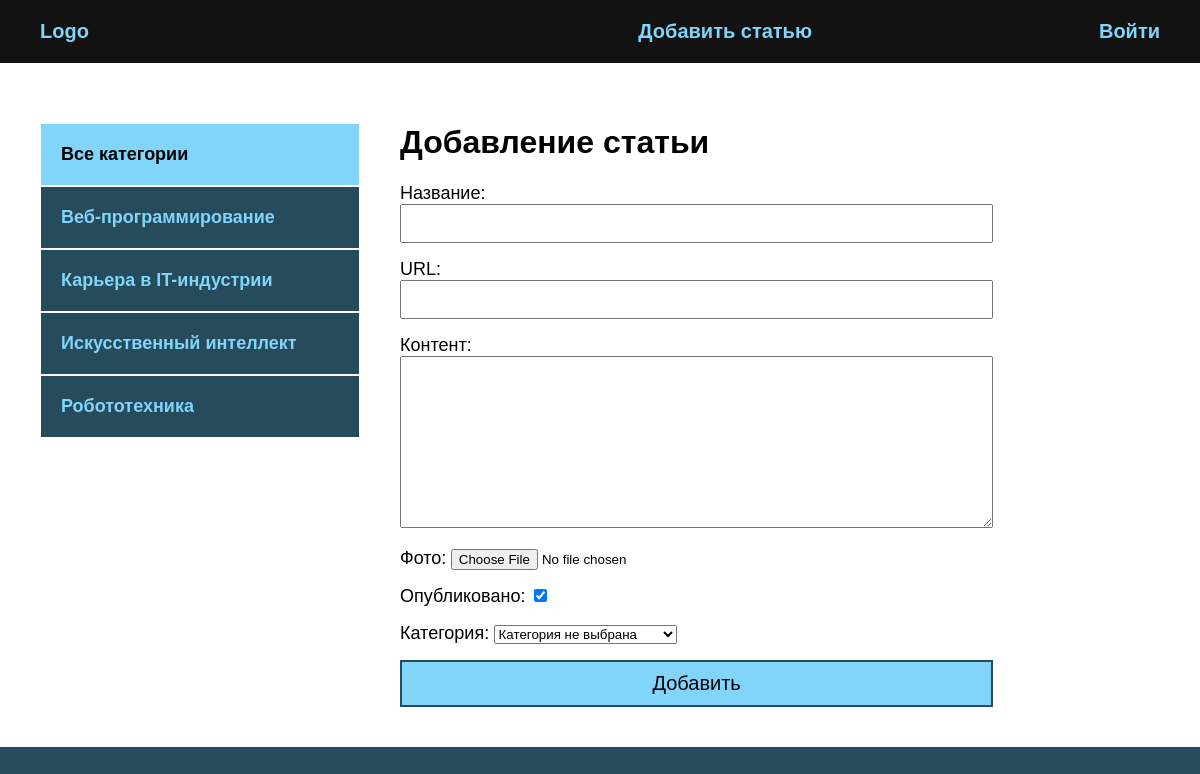
The page /addpage/ on the database its author committed.
### blog/models.py (models this page shows)
class Category(models.Model):
    name = models.CharField(max_length=100, verbose_name='Категория')  # название категории
    slug = models.SlugField(max_length=200, unique=True, verbose_name='URL')
    def __str__(self):
        return self.name
    class Meta:  # Это доп-й функционал кот-й мы можем дополнять к классу.
        verbose_name = 'Категория'  # verbose_name перевели элементы, которые перечисляются в единственном числе. В единственном числе.
        verbose_name_plural = 'Категории'  # Во множественном числе.

### blog/views.py (the view)
# urls.py: path('addpage/', AddPage.as_view(), name='add_page'), # путь для добавления статьи
class AddPage(DataMixin, CreateView):
    form_class = AddPostForm  # это готовое имя, его не придумываем. Что бы мы могли сделать свою форму.
    template_name = 'blog/addpage.html'  # какой шаблон будет заниматься обработкой текущей страницей.
    success_url = reverse_lazy('index')  # если зашли на эту страницу и отправили данные формы, они у нас отправились удачно, добавляется success_url. Через reverse_lazy перенаправит на какую-то страницу.
    def get_context_data(self, *, object_list=None, **kwargs):  # данный метод сущ-ет для любого класса который наследуется от ListView.
        context = super().get_context_data(**kwargs)  # контекст есть у родительского класса, получаем context для шаблона со всеми ключами и значениями.
        c_def = self.get_user_context(title='Добавление статьи')
        return dict(list(context.items()) + list(c_def.items()))

### blog/forms.py (shortened to what this page needs)
class AddPostForm(forms.ModelForm):
    def __init__(self, *args, **kwargs):
        super().__init__(*args, **kwargs)
        self.fields['cat'].empty_label = 'Категория не выбрана'  # теперь будет писать категория не выбрана. Это обязательное поле, делаем что это поле обязательное для заполнения.
    class Meta:
        model = Blog
        fields = ['title', 'slug', 'content', 'photo', 'is_published', 'cat']
        widgets = {
            'title': forms.TextInput(attrs={'class': 'form-input'}),  # у нас поле было точно такое же. 'class': 'form-input' - это будет имя класса. Через attrs передали дополнительные какие-то параметры.
            'slug': forms.TextInput(attrs={'class': 'form-input'}),  # у нас поле было точно такое же. 'class': 'form-input' - это будет имя класса. Через attrs передали дополнительные какие-то параметры.
            'content': forms.Textarea(attrs={'cols': 60, 'rows': 10, 'class': 'form-input'})  # attrs - это для атрибутов, атрибуты могут использоваться любые. 'cols': 60 - визуальное кол-во введенных символов, это как ширина пойдет, px и % можно установить только через css через класс.
        }

### blog/templatetags/blog_tags.py (called while the page is built)
@register.inclusion_tag('blog/list_categories.html')  # нужно указать что это включающий тег
def show_categories(sort=None, cat_selected=0):  # два принимаемых аргумента, они имеют значения по умолчанию. Их создали сами.
    if not sort:  # если нет сортировки
        cats = Category.objects.all()
    else:
        cats = Category.objects.order_by(sort)
    return {'cats': cats, 'cat_selected': cat_selected}  # если cat_selected заменится на другое значение, то будет оно, или по умолчанию.

### blog/utils.py (called while the page is built)
    def get_user_context(self, **kwargs):  # создадим контекст для шаблона
        context = kwargs # kwargs - в него будут приходить принимаемые аргументы
        cats = Category.objects.all()  # все категории
        context['menu'] = menu  # в конетексте у каждого пункта используется меню
        context['cats'] = cats  # к каждой статье принимается категория
        if 'cat_selected' not in context:  # если выделенная категория не находится в context
            context['cat_selected'] = 0  # категория не активная
        return context

### blog/templates/blog/addpage.html (shortened to what this page needs)
{% extends 'blog/base.html' %}
{% block content %}
<h1>{{ title }}</h1>
<form action="{% url 'add_page' %}" method="post" enctype="multipart/form-data">
    {{ form.as_p }}
    <button>Добавить</button>
</form>
{% endblock %}

### blog/templates/blog/list_categories.html
{% for c in cats %}
    {% if c.pk == cat_selected %}
        <li class="selected">{{ c.name }}</li>
    {% else %}
        <li><a href="{{ c.get_absolute_url }}">{{ c.name }}</a></li>
    {% endif %}
{% endfor %}

### blog/static/css/style.css (style rules this page uses)
body { margin: 0; padding: 0; background: #264b5d; font-family: Verdana, Geneva, Tahoma, sans-serif; }
a { color: #81d4fa; text-decoration: none; padding: 20px; }
.sidebar a { padding: 20px; display: block; border: 1px solid #FFF; background: #264b5d; font-weight: bold; font-size: 18px; }
.form-input { width: 100%; padding: 10px; box-sizing: border-box; }
button { background: #81d4fa; border: 2px solid #264b5d; width: 100%; padding: 10px; font-size: 20px; cursor: pointer; }
form label { font-size: 18px; }

### rows shown on the page
Category: name "Веб-программирование"
Category: name "Карьера в IT-индустрии"
Category: name "Искусственный интеллект"
Category: name "Робототехника"

### other values the page prints
{{ m.title }} "Добавить статью" "Войти"
{{ title }} "Добавление статьи"
